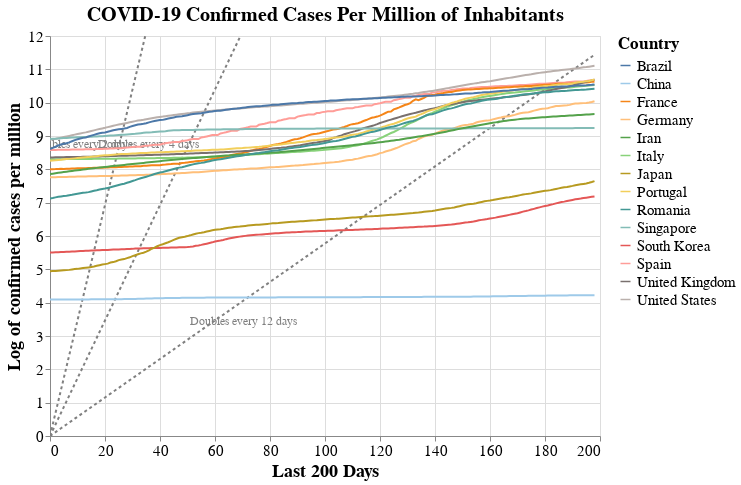

Here is the notebook cell this chart was saved with:
### Markdown cell above
## Cases Per Million of Habitants

Since reaching at least 1 case per million

> Note: The following chart, "Cases Per Million of Habitants" is biased depending on how widely a country administers tests. Please read with caution.

> Tip: Click (Shift+ for multiple) on countries in the legend to filter the visualization.

### Code cell
#hide_input
# Stack data to get it to Altair dataframe format
data_countries_pc2 = data_countries_pc.copy()
for i in range(0,len(countries)):
    data_countries_pc2[i] = data_countries_pc2[i].reset_index()
    data_countries_pc2[i]['n_days'] = data_countries_pc2[i].index
    data_countries_pc2[i]['log_cases'] = np.log(data_countries_pc2[i]["total_cases"])
data_plot = data_countries_pc2[0]
for i in range(1, len(countries)):    
    data_plot = pd.concat([data_plot, data_countries_pc2[i]], axis=0)
data_plot["trend_2days"] = np.log(2)/2*data_plot["n_days"]
data_plot["trend_4days"] = np.log(2)/4*data_plot["n_days"]
data_plot["trend_12days"] = np.log(2)/12*data_plot["n_days"]
data_plot["trend_2days_label"] = "Doubles every 2 days"
data_plot["trend_4days_label"] = "Doubles evey 4 days"
data_plot["trend_12days_label"] = "Doubles every 12 days"


# Plot it using Altair
source = data_plot

scales = alt.selection_interval(bind='scales', zoom=False)
selection = alt.selection_multi(fields=['location'], bind='legend')

base = alt.Chart(source, title = "COVID-19 Confirmed Cases Per Million of Inhabitants").encode(
    x = alt.X('n_days:Q', title = "Last 200 Days"),
    y = alt.Y("log_cases:Q",title = "Log of confirmed cases per million"),
    color = alt.Color('location:N', legend=alt.Legend(title="Country", labelFontSize=15, titleFontSize=17),
                     scale=alt.Scale(scheme='tableau20')),
    opacity = alt.condition(selection, alt.value(1), alt.value(0.1))
).properties(
    width=chart_width,
    height=chart_height
)

lines = base.mark_line().add_selection(
    scales
).add_selection(
    selection
)

trend_2d = alt.Chart(source).encode(
    x = "n_days:Q",
    y = alt.Y("trend_2days:Q",  scale=alt.Scale(domain=(0, max(data_plot["log_cases"])))),
).mark_line( strokeDash=[3,3], color="grey")

labels = pd.DataFrame([{'label': 'Doubles every 2 days', 'x_coord': 13, 'y_coord': 8.3},
                       {'label': 'Doubles every 4 days', 'x_coord': 37.5, 'y_coord': 8.3},
                       {'label': 'Doubles every 12 days', 'x_coord': 71, 'y_coord': 3},
                      ])
trend_label = (alt.Chart(labels)
                    .mark_text(align='left', dx=-55, dy=-15, fontSize=12, color="grey")
                    .encode(x='x_coord:Q',
                            y='y_coord:Q',
                            text='label:N')
                   )


trend_4d = alt.Chart(source).mark_line(color="grey", strokeDash=[3,3]).encode(
    x = "n_days:Q",
    y = alt.Y("trend_4days:Q",  scale=alt.Scale(domain=(0, max(data_plot["log_cases"])))),
)

trend_12d = alt.Chart(source).mark_line(color="grey", strokeDash=[3,3]).encode(
    x = "n_days:Q",
    y = alt.Y("trend_12days:Q",  scale=alt.Scale(domain=(0, max(data_plot["log_cases"])))),
)

(
(trend_2d  + trend_4d + trend_12d + trend_label + lines)
.configure_title(fontSize=20)
.configure_axis(labelFontSize=15,titleFontSize=18)
)

### Figure 1 — Vega-Lite specification as saved in the notebook (floating-point values rounded to 4 significant figures; data arrays with more than 128 entries replaced by an {"elided": "..."} marker saying what was removed)
{"config": {"view": {"continuousWidth": 400, "continuousHeight": 300}, "axis": {"labelFontSize": 15, "titleFontSize": 18}, "title": {"fontSize": 20}}, "layer": [{"mark": {"type": "line", "color": "grey", "strokeDash": [3, 3]}, "encoding": {"x": {"type": "quantitative", "field": "n_days"}, "y": {"type": "quantitative", "field": "trend_2days", "scale": {"domain": [0, 11.1]}}}}, {"mark": {"type": "line", "color": "grey", "strokeDash": [3, 3]}, "encoding": {"x": {"type": "quantitative", "field": "n_days"}, "y": {"type": "quantitative", "field": "trend_4days", "scale": {"domain": [0, 11.1]}}}}, {"mark": {"type": "line", "color": "grey", "strokeDash": [3, 3]}, "encoding": {"x": {"type": "quantitative", "field": "n_days"}, "y": {"type": "quantitative", "field": "trend_12days", "scale": {"domain": [0, 11.1]}}}}, {"data": {"name": "data-e959928753c3bc7a180110de9be9cd1c"}, "mark": {"type": "text", "align": "left", "color": "grey", "dx": -55, "dy": -15, "fontSize": 12}, "encoding": {"text": {"type": "nominal", "field": "label"}, "x": {"type": "quantitative", "field": "x_coord"}, "y": {"type": "quantitative", "field": "y_coord"}}}, {"data": {"name": "data-db26af10fb290fe77daaff61d0deab73"}, "mark": "line", "encoding": {"color": {"type": "nominal", "field": "location", "legend": {"labelFontSize": 15, "title": "Country", "titleFontSize": 17}, "scale": {"scheme": "tableau20"}}, "opacity": {"condition": {"value": 1, "selection": "selector026"}, "value": 0.1}, "x": {"type": "quantitative", "field": "n_days", "title": "Last 200 Days"}, "y": {"type": "quantitative", "field": "log_cases", "title": "Log of confirmed cases per million"}}, "height": 400, "selection": {"selector025": {"type": "interval", "bind": "scales", "zoom": false}, "selector026": {"type": "multi", "fields": ["location"], "bind": "legend"}}, "title": "COVID-19 Confirmed Cases Per Million of Inhabitants", "width": 550}], "data": {"name": "data-db26af10fb290fe77daaff61d0deab73"}, "$schema": "https://vega.github.io/schema/vega-lite/v4.8.1.json", "datasets": {"data-db26af10fb290fe77daaff61d0deab73": {"elided": "2786 records"}, "data-e959928753c3bc7a180110de9be9cd1c": [{"label": "Doubles every 2 days", "x_coord": 13.0, "y_coord": 8.3}, {"label": "Doubles every 4 days", "x_coord": 37.5, "y_coord": 8.3}, {"label": "Doubles every 12 days", "x_coord": 71.0, "y_coord": 3.0}]}}
